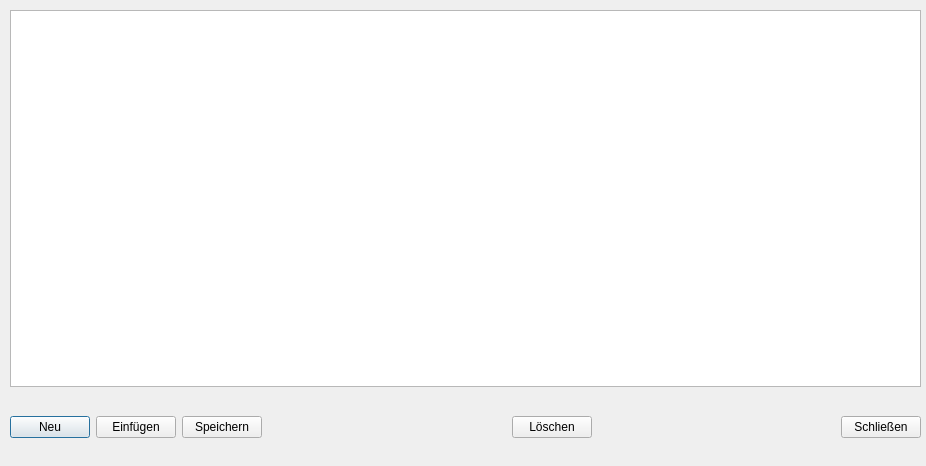
<?xml version="1.0" encoding="UTF-8"?>
<ui version="4.0">
 <class>EggDialog</class>
 <widget class="QDialog" name="EggDialog">
  <property name="geometry">
   <rect>
    <x>0</x>
    <y>0</y>
    <width>926</width>
    <height>466</height>
   </rect>
  </property>
  <property name="windowTitle">
   <string>Dialog</string>
  </property>
  <widget class="QWidget" name="layoutWidget">
   <property name="geometry">
    <rect>
     <x>10</x>
     <y>10</y>
     <width>911</width>
     <height>451</height>
    </rect>
   </property>
   <layout class="QVBoxLayout" name="verticalLayout">
    <item>
     <widget class="QTableView" name="tableView">
      <property name="sortingEnabled">
       <bool>true</bool>
      </property>
     </widget>
    </item>
    <item>
     <layout class="QHBoxLayout" name="horizontalLayout">
      <item>
       <widget class="QPushButton" name="btnAddNew">
        <property name="text">
         <string>Neu</string>
        </property>
       </widget>
      </item>
      <item>
       <widget class="QPushButton" name="btnInsert">
        <property name="text">
         <string>Einfügen</string>
        </property>
       </widget>
      </item>
      <item>
       <widget class="QPushButton" name="btnSave">
        <property name="text">
         <string>Speichern</string>
        </property>
       </widget>
      </item>
      <item>
       <spacer name="horizontalSpacer_4">
        <property name="orientation">
         <enum>Qt::Horizontal</enum>
        </property>
        <property name="sizeHint" stdset="0">
         <size>
          <width>13</width>
          <height>68</height>
         </size>
        </property>
       </spacer>
      </item>
      <item>
       <widget class="QPushButton" name="btnDelete">
        <property name="text">
         <string>Löschen</string>
        </property>
       </widget>
      </item>
      <item>
       <spacer name="horizontalSpacer_2">
        <property name="orientation">
         <enum>Qt::Horizontal</enum>
        </property>
        <property name="sizeHint" stdset="0">
         <size>
          <width>13</width>
          <height>68</height>
         </size>
        </property>
       </spacer>
      </item>
      <item>
       <widget class="QPushButton" name="btnClose">
        <property name="text">
         <string>Schließen</string>
        </property>
       </widget>
      </item>
     </layout>
    </item>
   </layout>
  </widget>
 </widget>
 <resources/>
 <connections>
  <connection>
   <sender>btnClose</sender>
   <signal>clicked()</signal>
   <receiver>EggDialog</receiver>
   <slot>close()</slot>
   <hints>
    <hint type="sourcelabel">
     <x>879</x>
     <y>426</y>
    </hint>
    <hint type="destinationlabel">
     <x>796</x>
     <y>419</y>
    </hint>
   </hints>
  </connection>
 </connections>
</ui>
